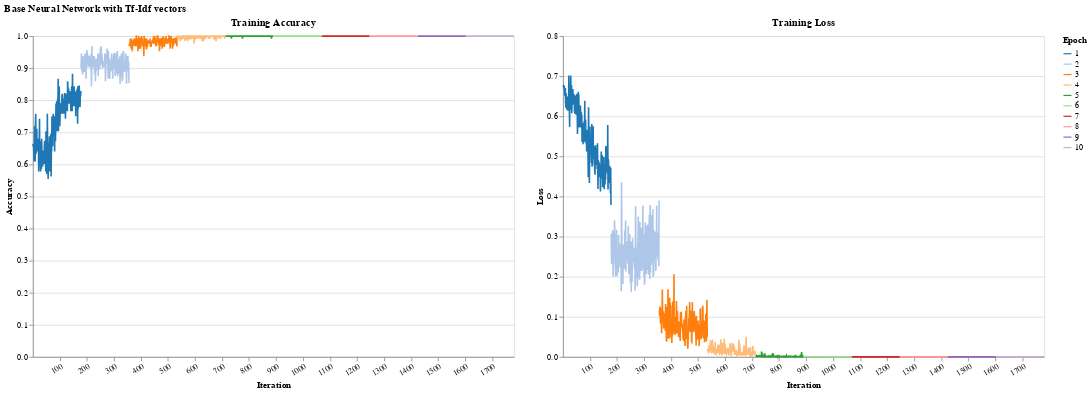

Source (notebook cell):
### Code cell
# Parameters finding

print("Train model")
models_dir = Path('models/hr')

if not models_dir.exists():
    models_dir.mkdir(parents=True, exist_ok=True)

train_config = TrainConfig(
    num_epochs      = 10,
    early_stop      = False,
    violation_limit = 5,
    optimizer_params= {"lr": 0.0001, "weight_decay": 0.001, }
)

dataloader = DataLoader(train_data_nn, batch_size=128, shuffle=True)

USE_CACHE = False

model_nn = NeuralNetwork(
    input_size=len(tfidf_encoder.vocabulary_),
    hidden_size=128,
    device='cpu'
)

if (models_dir / 'model_nn.pt').exists() and USE_CACHE:
    model_nn = load_model(model_nn, models_dir, 'model_nn')
else:
    model_nn.fit(dataloader, train_config, disable_progress_bar=False)
    save_model(model_nn, models_dir, "model_nn")


with torch.no_grad():
    # X_test = torch.stack([dta[0] for dta in test])
    X_test = torch.stack([test[0] for test in test_data_nn]).to(model_nn.device)
    y_test = torch.stack([test[1] for test in test_data_nn]).to(model_nn.device)
    y_pred = model_nn.predict(X_test)


print(precision_recall_fscore_support(y_test, y_pred, average='binary'))
print("AUC", roc_auc_score(y_test, y_pred))

# Plot training accuracy and loss side-by-side
plot_results(model_nn, train_config, dataloader)

### Figure 1 — Vega-Lite specification as saved in the notebook (floating-point values rounded to 4 significant figures; data arrays with more than 128 entries replaced by an {"elided": "..."} marker saying what was removed)
{"config": {"view": {"continuousWidth": 300, "continuousHeight": 300}}, "hconcat": [{"mark": {"type": "line"}, "encoding": {"color": {"field": "epoch", "scale": {"scheme": "category20"}, "title": "Epoch", "type": "nominal"}, "x": {"axis": {"labelAngle": -30, "title": "Iteration", "values": [0, 100, 200, 300, 400, 500, 600, 700, 800, 900, 1000, 1100, 1200, 1300, 1400, 1500, 1600, 1700]}, "field": "iteration", "type": "nominal"}, "y": {"axis": {"title": "Accuracy"}, "field": "training_acc", "type": "quantitative"}}, "height": 400, "title": "Training Accuracy", "width": 600}, {"mark": {"type": "line"}, "encoding": {"color": {"field": "epoch", "scale": {"scheme": "category20"}, "title": "Epoch", "type": "nominal"}, "x": {"axis": {"labelAngle": -30, "title": "Iteration", "values": [0, 100, 200, 300, 400, 500, 600, 700, 800, 900, 1000, 1100, 1200, 1300, 1400, 1500, 1600, 1700]}, "field": "iteration", "type": "nominal"}, "y": {"axis": {"title": "Loss"}, "field": "training_loss", "type": "quantitative"}}, "height": 400, "title": "Training Loss", "width": 600}], "data": {"name": "data-5b7f9fc73c894701015c680c7e6b9869"}, "title": "Base Neural Network with Tf-Idf vectors", "$schema": "https://vega.github.io/schema/vega-lite/v5.17.0.json", "datasets": {"data-5b7f9fc73c894701015c680c7e6b9869": {"elided": "1780 records"}}}
